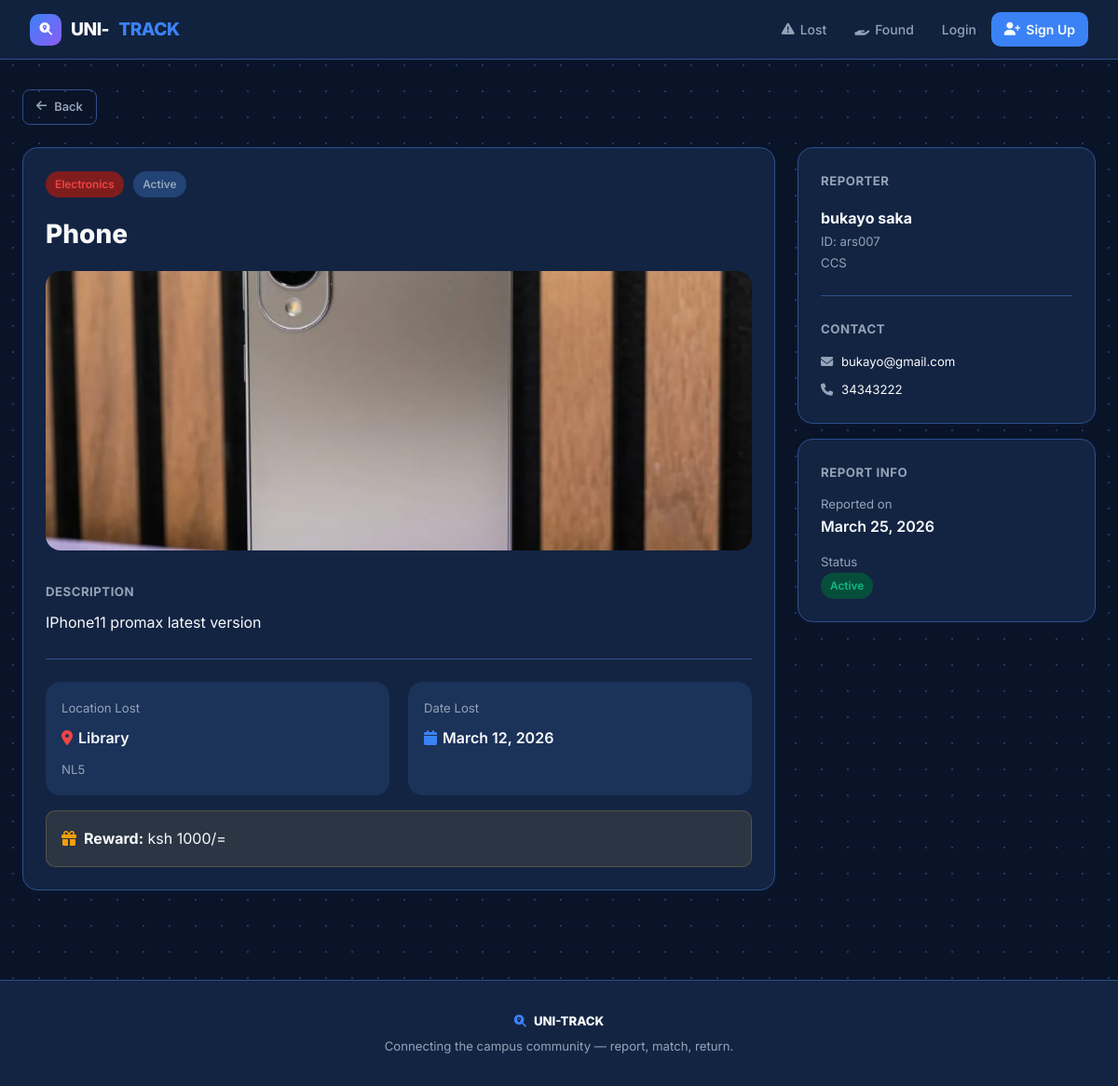
Page /lost/3/ on the committed database.
### items/models.py (models this page shows, shortened)
class LostItem(models.Model):
    STATUS_CHOICES = [
        ('active', 'Active'),
        ('matched', 'Matched'),
        ('resolved', 'Resolved'),
        ('closed', 'Closed'),
    ]
    reporter = models.ForeignKey(settings.AUTH_USER_MODEL, on_delete=models.CASCADE, related_name='lost_items')
    title = models.CharField(max_length=200)
    description = models.TextField()
    category = models.CharField(max_length=50, choices=CATEGORY_CHOICES)
    location_lost = models.CharField(max_length=50, choices=LOCATION_CHOICES)
    location_detail = models.CharField(max_length=200, blank=True)
    date_lost = models.DateField()
    image = models.ImageField(upload_to='lost_items/', blank=True, null=True)
    proof_of_ownership = models.ImageField(upload_to='ownership_proof/', blank=True, null=True,
        help_text='Upload a previous photo, receipt, or any proof this item belongs to you')
    contact_email = models.EmailField(blank=True)
    contact_phone = models.CharField(max_length=15, blank=True)
    reward = models.CharField(max_length=100, blank=True)
    verif_color = models.CharField(max_length=100, blank=True,
        verbose_name='Item colour / appearance',
        help_text='Describe the exact colour, brand markings, or appearance')
    verif_distinguishing = models.CharField(max_length=200, blank=True,
        verbose_name='Distinguishing feature',
        help_text='Any scratches, stickers, engravings, or unique marks?')
    verif_secret = models.CharField(max_length=200, blank=True,
        verbose_name='Secret detail',
        help_text='Something only you would know (e.g. lock screen wallpaper, bag contents, note inside)')
    status = models.CharField(max_length=20, choices=STATUS_CHOICES, default='active')
    created_at = models.DateTimeField(auto_now_add=True)
    updated_at = models.DateTimeField(auto_now=True)
    class Meta:
        ordering = ['-created_at']

### accounts/models.py (models this page shows, shortened)
class User(AbstractUser):
    ROLE_CHOICES = [
        ('student', 'Student'),
        ('staff', 'Staff'),
        ('admin', 'Administrator'),
    ]
    role = models.CharField(max_length=20, choices=ROLE_CHOICES, default='student')
    student_id = models.CharField(max_length=20, blank=True, null=True, unique=True)
    phone = models.CharField(max_length=15, blank=True, null=True)
    department = models.CharField(max_length=100, blank=True, null=True)
    profile_picture = models.ImageField(upload_to='profiles/', blank=True, null=True)
    is_verified = models.BooleanField(default=False)
    created_at = models.DateTimeField(auto_now_add=True)

### items/views.py (the view)
# urls.py: path('lost/<int:pk>/', views.lost_item_detail, name='lost_item_detail'),
def lost_item_detail(request, pk):
    item = get_object_or_404(LostItem, pk=pk)
    return render(request, 'items/lost_detail.html', {'item': item})

### templates/items/lost_detail.html (shortened to what this page needs)
{% extends 'base.html' %}
{% block content %}
<a href="{% url 'lost_items' %}" class="btn btn-outline btn-sm mb-3 animate-up"><i class="fas fa-arrow-left"></i> Back</a>
<div style="display:grid;grid-template-columns:1fr 320px;gap:1.5rem;align-items:start;" class="animate-up">
  <div>
    <div class="card">
      <div class="card-body">
        <div style="display:flex;align-items:start;justify-content:space-between;margin-bottom:1rem;">
          <div>
            <span class="badge badge-danger mb-2">{{ item.get_category_display }}</span>
            <span class="badge badge-muted mb-2" style="margin-left:6px;">{{ item.get_status_display }}</span>
            <h2 style="font-family:var(--font-display);font-weight:800;font-size:1.75rem;">{{ item.title }}</h2>
          </div>
        </div>
        {% if item.image %}<img src="{{ item.image.url }}" style="width:100%;height:300px;object-fit:cover;border-radius:var(--radius);margin-bottom:1.5rem;" alt="">{% endif %}
        <div class="text-muted small fw-bold" style="text-transform:uppercase;letter-spacing:0.5px;margin-bottom:8px;">Description</div>
        <p style="line-height:1.8;color:var(--text);">{{ item.description }}</p>
        <div class="divider"></div>
        <div class="grid grid-2">
          <div class="card card-flat" style="padding:1rem;">
            <div class="small text-muted mb-1">Location Lost</div>
            <div style="font-weight:600;"><i class="fas fa-map-marker-alt text-danger" style="margin-right:6px;"></i>{{ item.get_location_lost_display }}</div>
            {% if item.location_detail %}<div class="small text-muted mt-1">{{ item.location_detail }}</div>{% endif %}
          </div>
          <div class="card card-flat" style="padding:1rem;">
            <div class="small text-muted mb-1">Date Lost</div>
            <div style="font-weight:600;"><i class="fas fa-calendar text-primary" style="margin-right:6px;"></i>{{ item.date_lost }}</div>
          </div>
        </div>
        {% if item.reward %}
        <div style="background:rgba(247,200,79,0.1);border:1px solid rgba(247,200,79,0.2);border-radius:var(--radius-sm);padding:1rem;margin-top:1rem;">
          <i class="fas fa-gift text-warning" style="margin-right:8px;"></i><strong>Reward:</strong> {{ item.reward }}
        </div>
        {% endif %}
      </div>
    </div>
  </div>
  <div style="display:flex;flex-direction:column;gap:1rem;">
    <div class="card">
      <div class="card-body">
        <div class="small fw-bold text-muted" style="text-transform:uppercase;letter-spacing:0.5px;margin-bottom:1rem;">Reporter</div>
        <div style="font-weight:700;font-size:1rem;">{{ item.reporter.get_full_name }}</div>
        {% if item.reporter.student_id %}<div class="small text-muted">ID: {{ item.reporter.student_id }}</div>{% endif %}
        {% if item.reporter.department %}<div class="small text-muted">{{ item.reporter.department }}</div>{% endif %}
        {% if item.contact_email or item.contact_phone %}
        <div class="divider"></div>
        <div class="small fw-bold text-muted" style="text-transform:uppercase;letter-spacing:0.5px;margin-bottom:0.75rem;">Contact</div>
        {% if item.contact_email %}<div class="small mb-1"><i class="fas fa-envelope text-muted" style="margin-right:8px;width:14px;"></i>{{ item.contact_email }}</div>{% endif %}
        {% if item.contact_phone %}<div class="small"><i class="fas fa-phone text-muted" style="margin-right:8px;width:14px;"></i>{{ item.contact_phone }}</div>{% endif %}
        {% endif %}
      </div>
    </div>
    <div class="card">
      <div class="card-body">
        <div class="small fw-bold text-muted" style="text-transform:uppercase;letter-spacing:0.5px;margin-bottom:0.75rem;">Report Info</div>
        <div class="small text-muted">Reported on</div>
        <div style="font-weight:600;margin-bottom:0.75rem;">{{ item.created_at|date:"N j, Y" }}</div>
        <div class="small text-muted">Status</div>
        <span class="badge {% if item.status == 'active' %}badge-success{% elif item.status == 'matched' %}badge-warning{% else %}badge-muted{% endif %}">{{ item.get_status_display }}</span>
      </div>
    </div>
  </div>
</div>
{% endblock %}

### templates/base.html (style rules this page uses)
:root { --bg: #0a1428; --surface: #132442; --surface2: #1b3259; --surface3: #224375; --border: #2e4f8c; --border-dark: #4067b0; --primary: #3b82f6; --primary-light: #1e3a8a; --primary-glow: rgba(59, 130, 246, 0.25); --accent: #1d4ed8; --accent-light: #1e3a8a; --accent-glow: rgba(29, 78, 216, 0.3); --success: #10b981; --success-light: #064e3b; --danger: #ef4444; --danger-light: #7f1d1d; --warning: #f59e0b; --warning-light: #78350f; --purple: #8b5cf6; --purple-light: #4c1d95; --teal: #14b8a6; --teal-light: #134e4a; --text: #f8fafc; --text-muted: #94a3b8; --text-dim: #64748b; --font-display: 'Inter', sans-serif; --font-body: 'Inter', sans-serif; --radius: 16px; --radius-sm: 10px; --transition: all 0.25s cubic-bezier(0.4,0,0.2,1); }
*, *::before, *::after { box-sizing: border-box; margin: 0; padding: 0; }
html { scroll-behavior: smooth; }
body { background: var(--bg); color: var(--text); font-family: var(--font-body); font-size: 16px; line-height: 1.7; min-height: 100vh; overflow-x: hidden; }
body::before { content: ''; position: fixed; inset: 0; background-image: radial-gradient(var(--border) 1px, transparent 1px); background-size: 28px 28px; pointer-events: none; z-index: 0; opacity: 0.6; }
.card { background: var(--surface); border: 1px solid var(--border); border-radius: var(--radius); transition: var(--transition); overflow: hidden; box-shadow: 0 2px 8px rgba(59,111,240,0.05); }
.card-body { padding: 1.5rem; }
.card-flat { background: var(--surface2); border-color: transparent; box-shadow: none; }
.btn { display: inline-flex; align-items: center; gap: 8px; padding: 10px 20px; border-radius: var(--radius-sm); font-family: var(--font-body); font-size: 0.875rem; font-weight: 600; border: none; cursor: pointer; text-decoration: none; transition: var(--transition); white-space: nowrap; }
.btn-outline { background: transparent; color: var(--text-muted); border: 1.5px solid var(--border); }
.btn-sm { padding: 7px 14px; font-size: 0.8rem; border-radius: 8px; }
.badge { display: inline-flex; align-items: center; gap: 4px; padding: 4px 10px; border-radius: 20px; font-size: 0.74rem; font-weight: 600; }
.badge-danger { background: var(--danger-light); color: var(--danger); }
.badge-success { background: var(--success-light); color: var(--success); }
.badge-muted { background: var(--surface3); color: var(--text-muted); }
.grid { display: grid; gap: 1.25rem; }
.grid-2 { grid-template-columns: repeat(2, 1fr); }
.animate-up { animation: animUp 0.5s ease both; }
.animate-up:nth-child(1) { animation-delay:.05s }
.animate-up:nth-child(2) { animation-delay:.1s }
.divider { height: 1px; background: var(--border); margin: 1.5rem 0; }
.text-primary { color:var(--primary) }
.text-danger { color:var(--danger) }
.text-warning { color:var(--warning) }
.text-muted { color:var(--text-muted) }
.fw-bold { font-weight:700 }
.mt-1 { margin-top:.5rem }
.mb-1 { margin-bottom:.5rem }
.mb-2 { margin-bottom:1rem }
.mb-3 { margin-bottom:1.5rem }
.small { font-size:.825rem }

### rows in the picture
LostItem: category "Electronics", status "Active", title "Phone", image (picture), description "IPhone11 promax latest version", location_lost "Library", location_detail "NL5", date_lost "March 12, 2026", reward "ksh 1000/=", reporter.get_full_name "bukayo saka", reporter.student_id "ars007", reporter.department "CCS", contact_email "bukayo@gmail.com", contact_phone "34343222", created_at "March 25, 2026"
